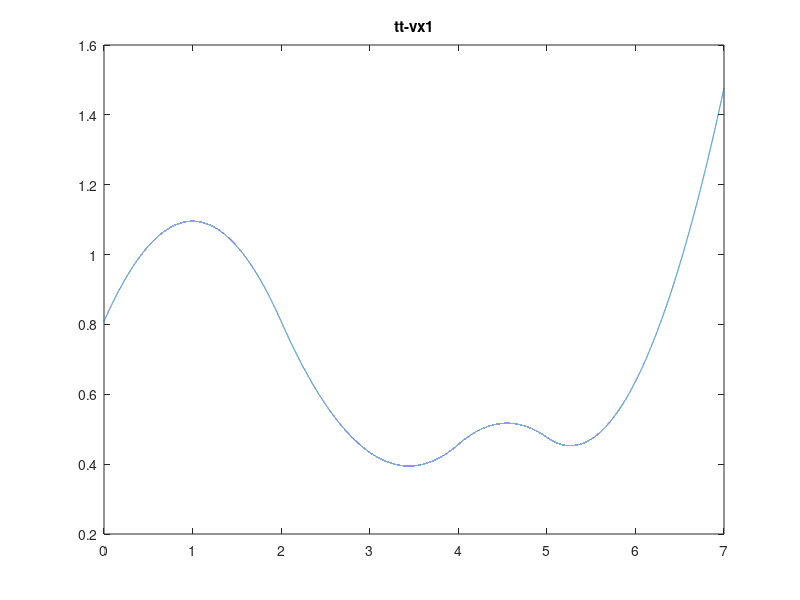
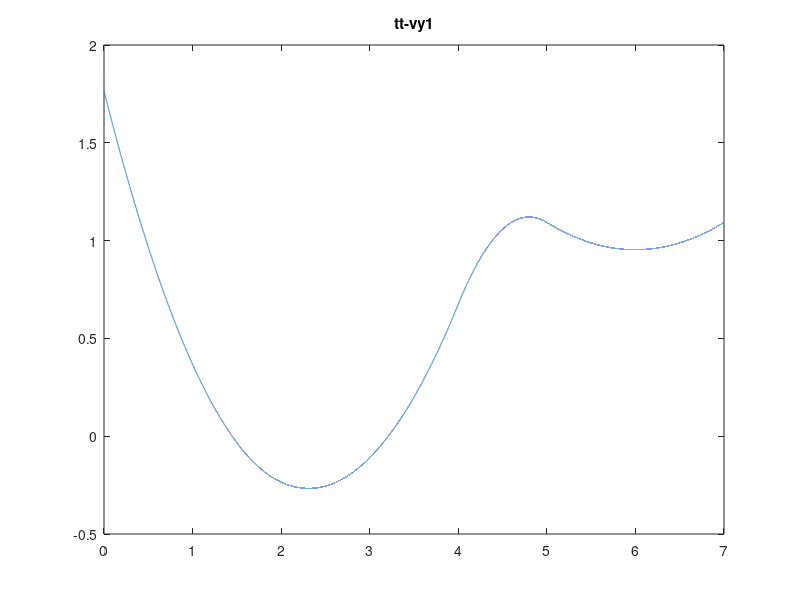
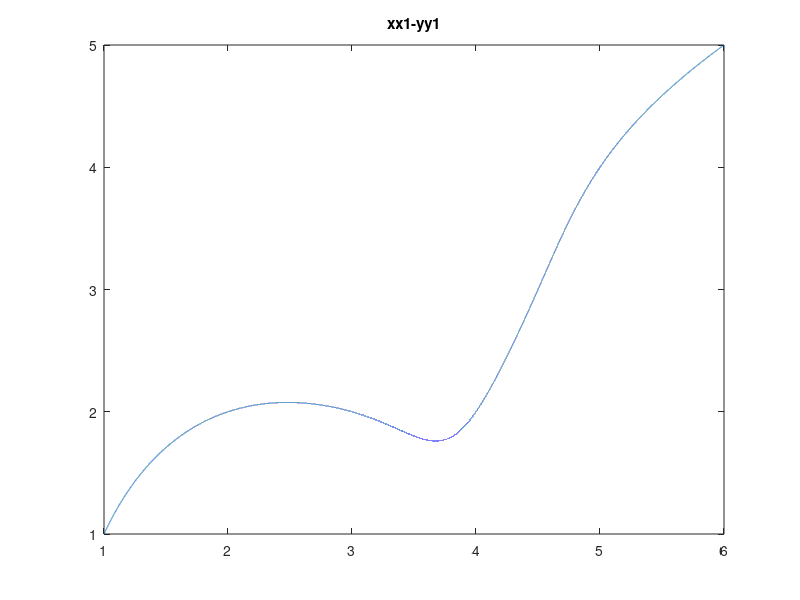

Reproduce these figures in MATLAB, in order. (Note: this script raises an error after producing the figures.)
clc;clear;
close all
h = 1e4;
%%% when time period of one gait is 2*T %%%
%%% 0 ~ 2T is matching to pi ~ -pi %%% 
T = 0.5; %% time period of a single step
Tq = linspace(0,2*T,h);
dt = Tq(2)-Tq(1);
%%% trajectory design %%%
t = [0;1;2;4;5;6;7];
x1 = [1;2;3;4;4.5;5;6];
y1 = [1;2;2;2;3;4;5];

num_step = 7/(2*T);
tt = linspace(0,7,num_step*h);
l = length(tt);
d = 0.5;

% linear velocity
xx1 = spline(t,x1,tt);
yy1 = spline(t,y1,tt);
vx1 = diff(xx1)/dt;
vy1 = diff(yy1)/dt;
ax1 = diff(vx1)/dt;
ay1 = diff(vy1)/dt;
jx1 = diff(ax1)/dt;
jy1 = diff(ay1)/dt;
% angular velocity 
th1 = atan2d(vy1,vx1);
w1 = diff(th1)/dt;
afa1 = diff(w1)/dt;

figure; plot(tt(1:end-1),vx1); title('tt-vx1');
figure; plot(tt(1:end-1),vy1); title('tt-vy1');
figure; plot(xx1,yy1); title('xx1-yy1');
v = (vx1.^2+vy1.^2).^(1/2);
% figure; plot(tt(1:end-1),v); title('tt-v');

hf = 1; %% half of max height since the abs(z)
c = 0.5; %% the constant multiply to v --> deteremine the gait length
 %% the number of step during walking 
%%% one step gait (fixed velocity) %%%
% gait = leg_gait_test(2);
%%% one step gait (changed velocity) %%%  
% x = linspace(0,pi,8) % initial value, final value, n=no. of po
for i = 1:length(v)
    if mod(i,h) ~= 0
        index = i - floor(i/h)*h;
    else 
        index = (floor(i/h)-(floor(i/h)-1))*h;
    end
    gait(:,i) = leg_gait_s(hf,c,h,v(i),index,dt);
end

save leg_trajectory_test_v6.mat


